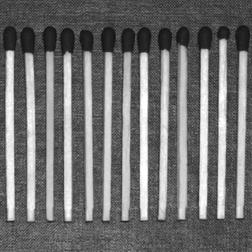
%> input picture Processamento de Imagem/Listas/lista 4/util/matches.png, 252 x 252 px, shrunk from 600 x 600 before the run
$ octave exercicio.m   (GNU Octave 9; MATLAB toolbox functions it lacks are replaced by stand-ins)
%> lines starting %> are read from the running program, lines starting %| are printed output that depends on the picture
### Processamento de Imagem/Listas/lista 4/NoiseSum.m
function [nimg, figs] = NoiseSum(img, n)
  nimg = zeros(size(img));
  figs = zeros(size(img,1), size(img,2), n);
  for i = 1 : n
    figs(:,:,i) = imnoise(img, 'salt & pepper');
  end
  figs = sort(figs, 3);
  nimg = uint8(figs(:,:,floor(n/2)));
endfunction

### Processamento de Imagem/Listas/lista 4/changeBackground.m
function newImage = changeBackground (img, imgmask, inc)
  newImage = cat(3, img, img, img);
  for i = 1 : size(img,1)
    for j = 1 : size(img,2)
      if imgmask(i,j) == 0
        newImage(i,j,1) = img(i,j) * inc;
        newImage(i,j,2) = img(i,j) * inc;
        newImage(i,j,3) = img(i,j) * inc * 2;
      endif
    endfor
  endfor
endfunction

### Processamento de Imagem/Listas/lista 4/exercicio.m
img = imread("./util/matches.png");
%> img is the input picture: size 252x252 uint8; min 18, max 255, mean 112.8
pkg load image
imgmask = imread("./util/matchMask.png");
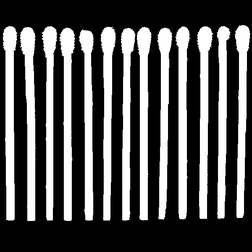
%> input picture Processamento de Imagem/Listas/lista 4/util/matchMask.png, 252 x 252 px, shrunk from 600 x 600 before the run
%> imgmask is the input picture: size 252x252 uint8; min 0, max 255, mean 84.4

# 1) NoiseSum
[nImg, figs] = NoiseSum(img, 50);
#imshow(nImg);

# 2) changeBackGround
newImage = changeBackground(img, imgmask, 20);
%> after the loop in changeBackground, `for i = 1 : size(img,1)`:
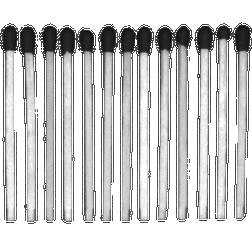
%> newImage: size 252x252x3 uint8; min 18, max 255, mean 205.9
#imshow(newImage);

img = imread("./util/mars_moon.png");
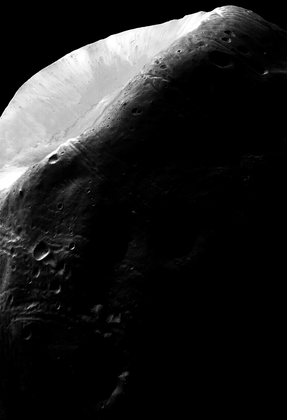
%> input picture Processamento de Imagem/Listas/lista 4/util/mars_moon.png, 287 x 420 px, shrunk from 683 x 1000 before the run
%> img is the input picture: size 420x287 uint8; min 0, max 255, mean 31.8
# 3) MinimalMeanSquare
function newImage = MinimalMeanSquare(img, tam, ruido)
  img = double(img);

  varRuido = ruido;

  mediaLocal = colfilt(img, [tam tam], 'sliding', @mean);
  varLocal = colfilt(img, [tam tam], 'sliding', @var);

  newImage = (1-(varRuido./varLocal)) .* img + ((varRuido./varLocal).*mediaLocal);
  newImage = uint8(newImage);
endfunction
